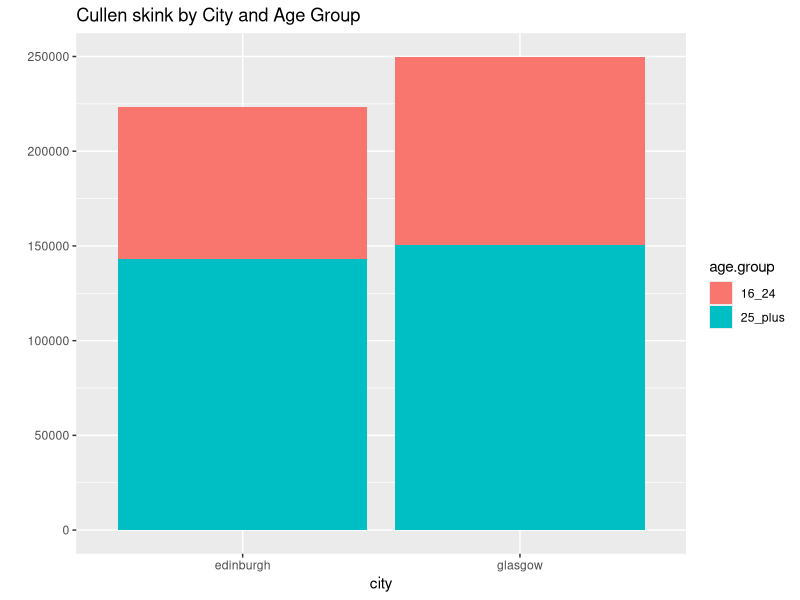
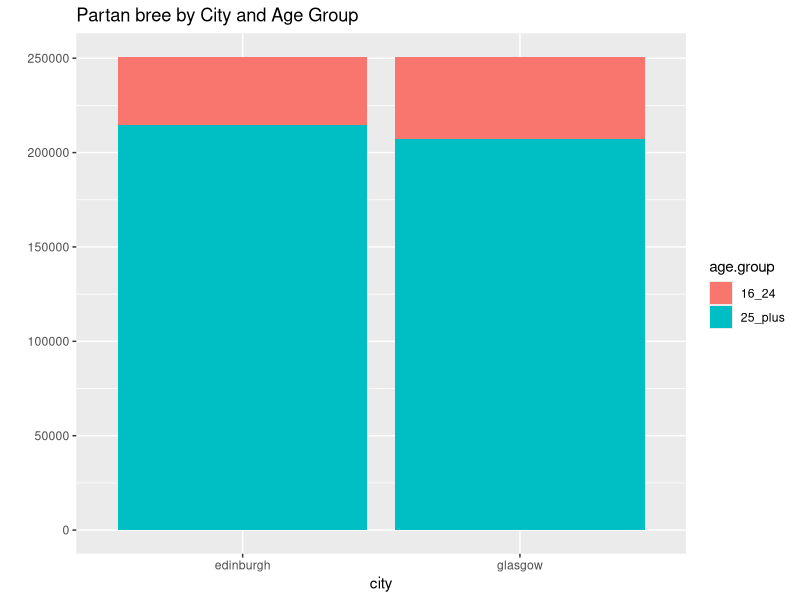

Here is the R script that generated these plots, in order:
## ---- chunk 1
data.messy <- data.frame(response=as.factor(c("Yes","No"))
                         ,edinburgh.16_24=c(80100,35900)
                         ,edinburgh.25_plus=c(143000,214800)
                         ,glasgow.16_24=c(99400,43000)
                         ,glasgow.25_plus=c(150400,207400)
                         )
(data.messy)
## ---- chunk 2
library(tidyr)
library(dplyr)
#library(plyr)
## ---- chunk 3
data.tidy <- data.messy %>% 
  gather(variable, value, -response) %>%
  separate(variable,into=c("city","age.group"),extra="merge")%>%
  rename(preference=response)%>%
  arrange(city,age.group,preference)

levels(data.tidy$preference) <- list("Cullen skink"="Yes"
                                     ,"Partan bree"="No")
head(data.tidy)
## ---- chunk 4
data.tidy %>%
  group_by(city) %>%
  summarise(
    total_participants = sum(value)
    )
## ---- chunk 5
data.tidy %>%
  filter(preference=="Cullen skink") %>%
  group_by(city) %>%
  summarise(
    prefer_cullen_skink_total = sum(value)
    )
## ---- chunk 6
data.tidy %>%
  filter(preference=="Partan bree") %>%
  group_by(city) %>%
  summarise(
    prefer_partan_bree_total = sum(value)
    )
## ---- chunk 7
library("ggplot2")
qplot(city
      , data=data.tidy[data.tidy$preference=="Cullen skink",]
      ,main="Cullen skink by City and Age Group",
      , geom="bar"
      , fill=age.group
      , weight = value)
## ---- chunk 8
qplot(city
      , data=data.tidy[data.tidy$preference=="Partan bree",]
      ,main="Partan bree by City and Age Group",
      , geom="bar"
      , fill=age.group
      , weight = value)

